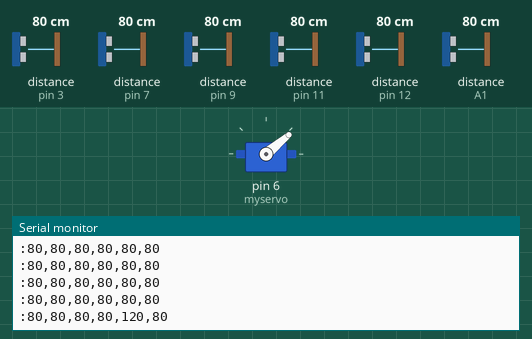
Recording of a sketch running on a simulated Arduino Uno, built with avr-gcc and run on an emulated ATmega328P. Parts: servo, the last lines printed to the serial monitor. Wiring (inferred from the names in the program): 6 × ultrasonic range finder: trigger pin 2, echo pin 3 / trigger pin 4, echo pin 7 / trigger pin 8, echo pin 9 / trigger pin 10, echo pin 11 / trigger pin 13, echo pin 12 / trigger A0, echo A1. The test bench sets the inputs (shaded band); at power-on: distance to the obstacle (sensors on pin 7, pin 3, pin 9, pin 11, pin 12, A1) 80 cm. The echo pulse lasts 58.3 µs per cm.

Above: at 1.2 s.
1.3 s: distance to the obstacle (sensor on pin 7) set to 120 cm
At 1.55 s:
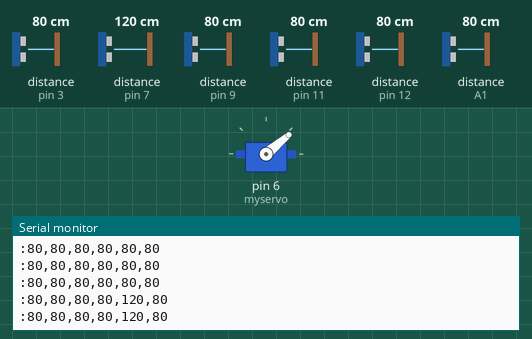
4.3 s: distance to the obstacle (sensor on pin 3) set to 2 cm
At 4.48 s:
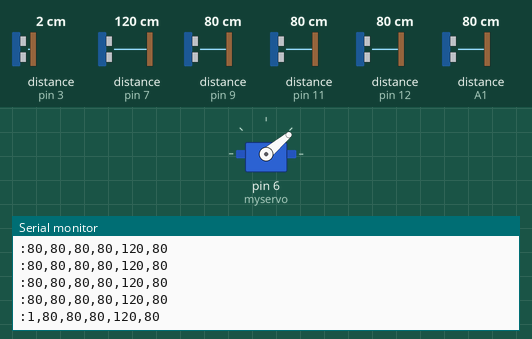
7.3 s: distance to the obstacle (sensor on pin 9) set to 2 cm
At 16.25 s:
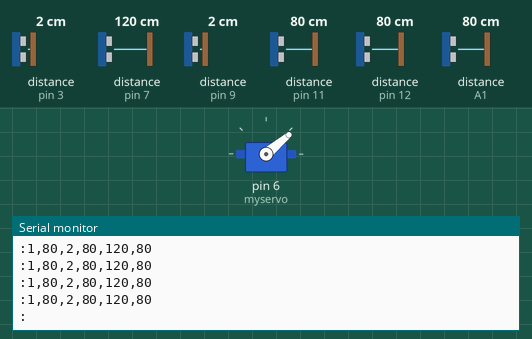

The sketch:

Ultrasonic_sensor3.0.ino
```cpp
/* HC-SR04 Sensor
   The circuit:
  * VCC connection of the sensor attached to +5V
  * GND connection of the sensor attached to ground
  * TRIG connection of the sensor attached to digital pins
  * ECHO connection of the sensor attached to digital pins
 */
#include <Servo.h>

int trigPin1 = 2;
int echoPin1 = 3;
int trigPin2 = A0;
int echoPin2 = A1;
int trigPin3 = 8;
int echoPin3 = 9;
int trigPin4 = 10;
int echoPin4 = 11;
int trigPin5 = 4;
int echoPin5 = 7;
int trigPin6 = 13;
int echoPin6 = 12;

unsigned long data = 0;

int n=0;
int m=0;
Servo myservo;


void setup() {
  // initialize serial communication:
  Serial.begin(9600);
    myservo.attach(6);
  Serial.begin(9600);
  myservo.write(40);

}

void loop()
{
  // establish variables for duration of the ping,
  // and the distance result in inches and centimeters:
  long duration,duration1,duration2,duration3,cm1, cm2, cm3, cm4, cm5 , cm6;

  // The sensor is triggered by a HIGH pulse of 10 or more microseconds.
  // Give a short LOW pulse beforehand to ensure a clean HIGH pulse:
  pinMode(trigPin1, OUTPUT);
  digitalWrite(trigPin1, LOW);
  delayMicroseconds(2);
  digitalWrite(trigPin1, HIGH);
  delayMicroseconds(10);
  digitalWrite(trigPin1, LOW);

  // Read the signal from the sensor: a HIGH pulse whose
  // duration is the time (in microseconds) from the sending
  // of the ping to the reception of its echo off of an object.
  pinMode(echoPin1, INPUT);
  duration1 = pulseIn(echoPin1, HIGH);

  delay(5);

   // The sensor is triggered by a HIGH pulse of 10 or more microseconds.
  // Give a short LOW pulse beforehand to ensure a clean HIGH pulse:
  pinMode(trigPin1, OUTPUT);
  digitalWrite(trigPin1, LOW);
  delayMicroseconds(2);
  digitalWrite(trigPin1, HIGH);
  delayMicroseconds(10);
  digitalWrite(trigPin1, LOW);

  // Read the signal from the sensor: a HIGH pulse whose
  // duration is the time (in microseconds) from the sending
  // of the ping to the reception of its echo off of an object.
  pinMode(echoPin1, INPUT);
  duration2 = pulseIn(echoPin1, HIGH);

    delay(5);

   // The sensor is triggered by a HIGH pulse of 10 or more microseconds.
  // Give a short LOW pulse beforehand to ensure a clean HIGH pulse:
  pinMode(trigPin1, OUTPUT);
  digitalWrite(trigPin1, LOW);
  delayMicroseconds(2);
  digitalWrite(trigPin1, HIGH);
  delayMicroseconds(10);
  digitalWrite(trigPin1, LOW);

  // Read the signal from the sensor: a HIGH pulse whose
  // duration is the time (in microseconds) from the sending
  // of the ping to the reception of its echo off of an object.
  pinMode(echoPin1, INPUT);
  duration3 = pulseIn(echoPin1, HIGH);

  delay(5);

  // convert the time into a distance
  cm1 = ((duration1+duration2+duration3)/3) / 29 / 2;

 //   Serial.print(cm1, DEC);
 // Serial.print(" cm1  ");

  delay(10);


 pinMode(trigPin2, OUTPUT);
  digitalWrite(trigPin2, LOW);
  delayMicroseconds(2);
  digitalWrite(trigPin2, HIGH);
  delayMicroseconds(10);
  digitalWrite(trigPin2, LOW);

    pinMode(echoPin2, INPUT);
  duration1 = pulseIn(echoPin2, HIGH);

    delay(5);

   pinMode(trigPin2, OUTPUT);
  digitalWrite(trigPin2, LOW);
  delayMicroseconds(2);
  digitalWrite(trigPin2, HIGH);
  delayMicroseconds(10);
  digitalWrite(trigPin2, LOW);

    pinMode(echoPin2, INPUT);
  duration2 = pulseIn(echoPin2, HIGH);

    delay(5);

   pinMode(trigPin2, OUTPUT);
  digitalWrite(trigPin2, LOW);
  delayMicroseconds(2);
  digitalWrite(trigPin2, HIGH);
  delayMicroseconds(10);
  digitalWrite(trigPin2, LOW);

    pinMode(echoPin2, INPUT);
  duration3 = pulseIn(echoPin2, HIGH);

  delay(5);

    cm2 = ((duration1+duration2+duration3)/3) / 29 / 2;

//  Serial.print(cm2, DEC);
// Serial.print(" cm2  ");


  delay(10);

    pinMode(trigPin3, OUTPUT);
  digitalWrite(trigPin3, LOW);
  delayMicroseconds(2);
  digitalWrite(trigPin3, HIGH);
  delayMicroseconds(10);
  digitalWrite(trigPin3, LOW);

    pinMode(echoPin3, INPUT);
  duration = pulseIn(echoPin3, HIGH);
    cm3 = duration / 29 / 2;

//  Serial.print(cm3, DEC);
//  Serial.print(" cm3  ");


  delay(10);


    pinMode(trigPin4, OUTPUT);
  digitalWrite(trigPin4, LOW);
  delayMicroseconds(2);
  digitalWrite(trigPin4, HIGH);
  delayMicroseconds(10);
  digitalWrite(trigPin4, LOW);

    pinMode(echoPin4, INPUT);
  duration = pulseIn(echoPin4, HIGH);
    cm4 = duration / 29 / 2;

 // Serial.print(cm4, DEC);
 // Serial.print(" cm4  ");


  delay(10);

    pinMode(trigPin5, OUTPUT);
  digitalWrite(trigPin5, LOW);
  delayMicroseconds(2);
  digitalWrite(trigPin5, HIGH);
  delayMicroseconds(10);
  digitalWrite(trigPin5, LOW);

    pinMode(echoPin5, INPUT);
  duration = pulseIn(echoPin5, HIGH);
    cm5 = duration / 29 / 2;

 // Serial.print(cm5, DEC);
//  Serial.print(" cm5  ");


  delay(10);

    pinMode(trigPin6, OUTPUT);
  digitalWrite(trigPin6, LOW);
  delayMicroseconds(2);
  digitalWrite(trigPin6, HIGH);
  delayMicroseconds(10);
  digitalWrite(trigPin6, LOW);

    pinMode(echoPin6, INPUT);
  duration = pulseIn(echoPin6, HIGH);
    cm6 = duration / 29 / 2;

  Serial.print(cm1,DEC);
  Serial.print(",");
  Serial.print(cm2,DEC);
    Serial.print(",");
  Serial.print(cm3,DEC);
    Serial.print(",");
  Serial.print(cm4,DEC);
    Serial.print(",");
  Serial.print(cm5,DEC);
    Serial.print(",");
  Serial.println(cm6,DEC);
Serial.print(":");
  delay(100);
 // Serial.println(" cm6  ");


  delay(10);
/*m=5+m;
  if (m<90){
    myservo.write(n);
    n=5+n;
    delay(500);
      }
  else if (m<180){
    myservo.write(n);
    n=n-5;
    delay(500);
    }
  else if (m>=180){
    m=0;
    n=0;
  }*/
}
```

Measured:
- after the input at 1.3 s, the serial monitor: prints a new line after 0.07 s (image 1)
- after the input at 4.3 s, the serial monitor: prints a new line at once (image 2)
- after the input at 7.3 s, the serial monitor: prints a new line at once (image 3)
